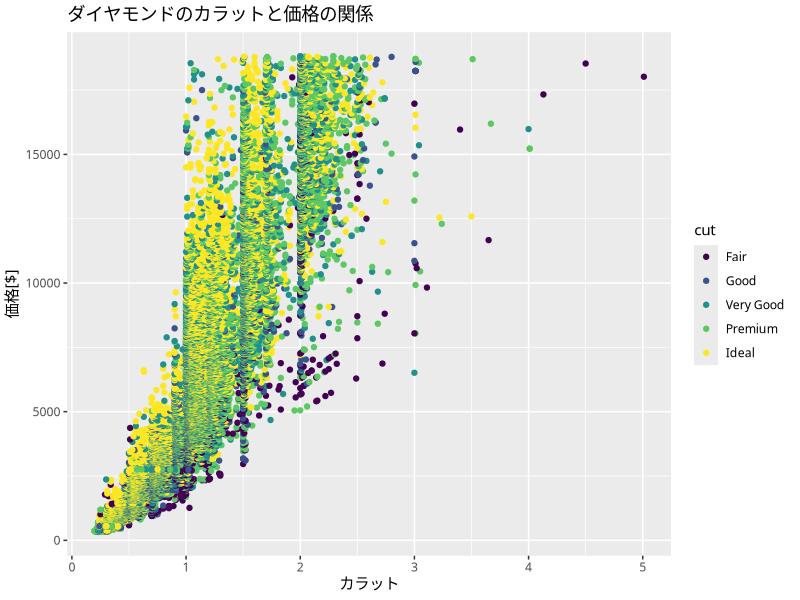
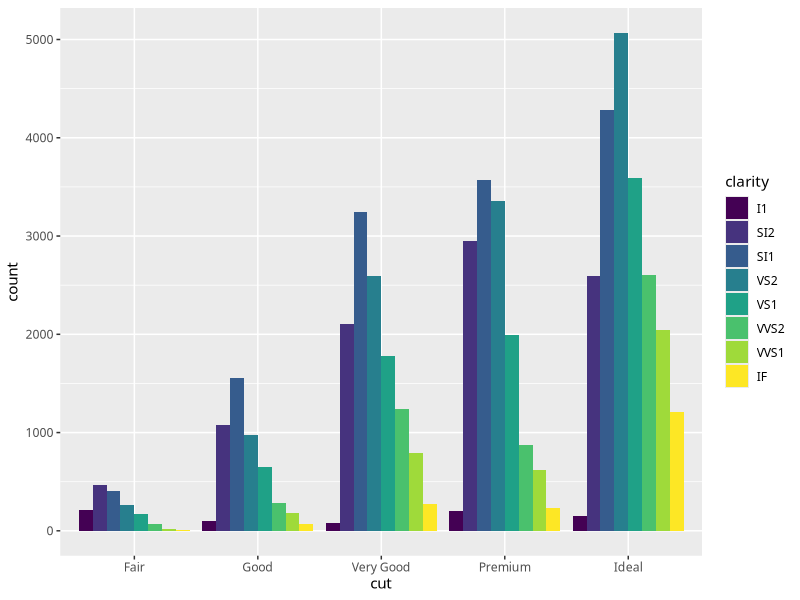

These charts were generated, in order, by the following R code:
library(ggplot2)
theme_set(theme_gray(base_family ='Migu 1M'))

# 散布図(sample of qplot)
qplot(
  carat,
  price,
  colour = cut,
  data = diamonds,
  main ='ダイヤモンドのカラットと価格の関係',
  xlab='カラット',
  ylab='価格[$]'
)

g <- ggplot(diamonds, aes(cut))

g_bar <- g + geom_bar(aes(fill = clarity))
# print(g_bar)

g_bar_dodge <- g + geom_bar(position='dodge', aes(fill =clarity))
print(g_bar_dodge)
